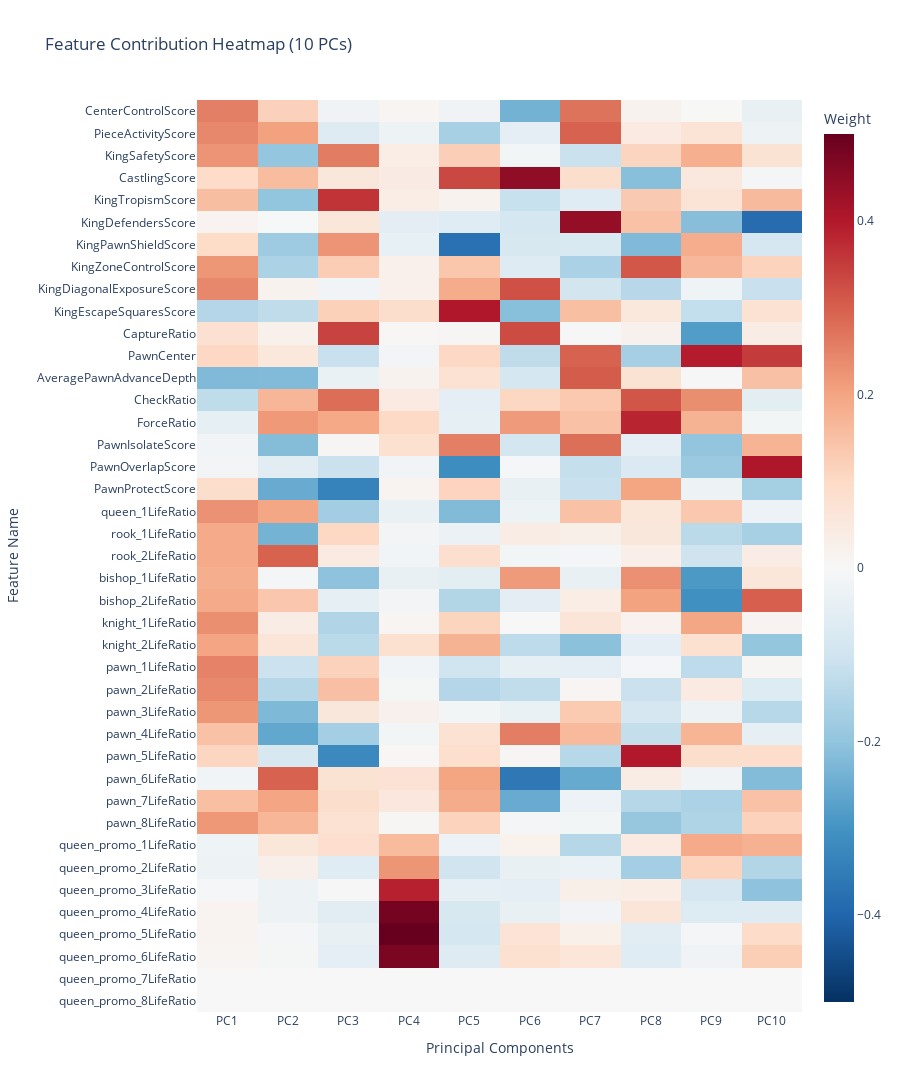

Write notebook code for a chart like this one.
### Code cell
import plotly.express as px

# 1. 提取 PCA 模型
# 如果报错，说明你的 pipeline 最后一步不叫 'pca'，请改为 pca_model = pca_pipeline[-1]
pca_model = pca_pipeline.named_steps['pca'] 

# 获取实际计算出的 PC 数量 (比如你之前设了2，这里就是2)
n_components = pca_model.n_components_
print(f"当前模型包含 {n_components} 个主成分。")

# 2. 提取特征权重 (Loadings)
loadings_df = pd.DataFrame(
    pca_model.components_.T, 
    columns=[f"PC{i+1}" for i in range(n_components)],
    index=cols
)

# ----------------------------------------------------------
# 可视化 A：特征权重热力图
# ----------------------------------------------------------
fig_heatmap = px.imshow(
    loadings_df, 
    labels=dict(x="Principal Components", y="Feature Name", color="Weight"),
    x=loadings_df.columns,
    y=loadings_df.index,
    color_continuous_scale='RdBu_r', 
    zmin=-0.5, zmax=0.5,             
    aspect="auto",
    height=1200,                    
    title=f"Feature Contribution Heatmap ({n_components} PCs)"
)
fig_heatmap.show()

# ----------------------------------------------------------
# 文字输出 B：详细排序 (自动适配 PC 数量)
# ----------------------------------------------------------
print("\n" + "="*50)
print(">>> PCA 主成分特征详细排序 <<<")
print("="*50)

# 循环次数改为 n_components，有多少显示多少，不再强行显示 5 个
for i in range(n_components): 
    pc_name = f"PC{i+1}"
    
    # 排序
    sorted_features = loadings_df[pc_name].sort_values(ascending=False)
    
    print(f"\n【{pc_name} 解析】")
    print(f"  ⬆️ 正向最强特征 (值越大 {pc_name} 越大):")
    print(f"     {', '.join(sorted_features.head(5).index)}")
    
    print(f"  ⬇️ 负向最强特征 (值越小 {pc_name} 越小):")
    print(f"     {', '.join(sorted_features.tail(5).index)}")

### Figure 1 — Plotly figure (JSON) as saved in the notebook; plotly's stock layout.template omitted (floating-point values rounded to 4 significant figures; data arrays with more than 128 entries replaced by an {"elided": "..."} marker saying what was removed)
{"data": [{"coloraxis": "coloraxis", "hovertemplate": "Principal Components: %{x}<br>Feature Name: %{y}<br>Weight: %{z}<extra></extra>", "name": "0", "type": "heatmap", "x": ["PC1", "PC2", "PC3", "PC4", "PC5", "PC6", "PC7", "PC8", "PC9", "PC10"], "xaxis": "x", "y": ["CenterControlScore", "PieceActivityScore", "KingSafetyScore", "CastlingScore", "KingTropismScore", "KingDefendersScore", "KingPawnShieldScore", "KingZoneControlScore", "KingDiagonalExposureScore", "KingEscapeSquaresScore", "CaptureRatio", "PawnCenter", "AveragePawnAdvanceDepth", "CheckRatio", "ForceRatio", "PawnIsolateScore", "PawnOverlapScore", "PawnProtectScore", "queen_1LifeRatio", "rook_1LifeRatio", "rook_2LifeRatio", "bishop_1LifeRatio", "bishop_2LifeRatio", "knight_1LifeRatio", "knight_2LifeRatio", "pawn_1LifeRatio", "pawn_2LifeRatio", "pawn_3LifeRatio", "pawn_4LifeRatio", "pawn_5LifeRatio", "pawn_6LifeRatio", "pawn_7LifeRatio", "pawn_8LifeRatio", "queen_promo_1LifeRatio", "queen_promo_2LifeRatio", "queen_promo_3LifeRatio", "queen_promo_4LifeRatio", "queen_promo_5LifeRatio", "queen_promo_6LifeRatio", "queen_promo_7LifeRatio", "queen_promo_8LifeRatio"], "yaxis": "y", "z": {"elided": "41x10 float values"}}], "layout": {"coloraxis": {"cmax": 0.5, "cmin": -0.5, "colorbar": {"title": {"text": "Weight"}}, "colorscale": [[0, "rgb(5,48,97)"], [0.1, "rgb(33,102,172)"], [0.2, "rgb(67,147,195)"], [0.3, "rgb(146,197,222)"], [0.4, "rgb(209,229,240)"], [0.5, "rgb(247,247,247)"], [0.6, "rgb(253,219,199)"], [0.7, "rgb(244,165,130)"], [0.8, "rgb(214,96,77)"], [0.9, "rgb(178,24,43)"], [1, "rgb(103,0,31)"]]}, "height": 1200, "title": {"text": "Feature Contribution Heatmap (10 PCs)"}, "xaxis": {"anchor": "y", "domain": [0, 1], "title": {"text": "Principal Components"}}, "yaxis": {"anchor": "x", "autorange": "reversed", "domain": [0, 1], "title": {"text": "Feature Name"}}}}
